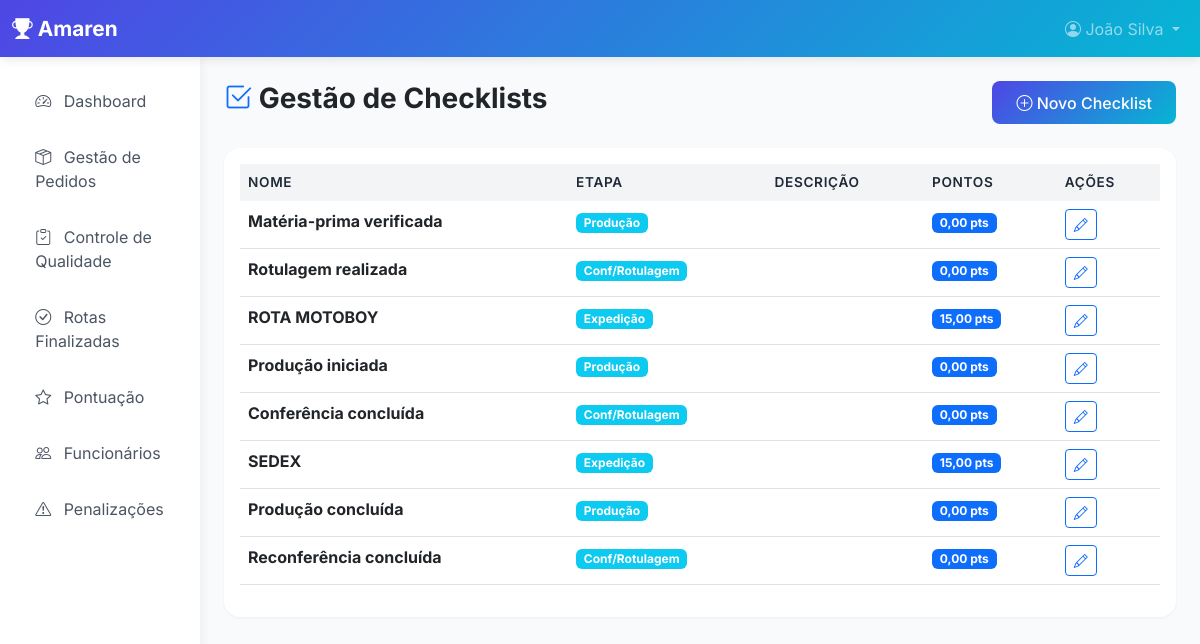
Page /workflow/checklists/ (signed in) on the committed database.
### core/models.py (models this page shows, shortened)
class Checklist(models.Model):
    etapa = models.ForeignKey(Etapa, on_delete=models.CASCADE, related_name='checklists')
    nome = models.CharField(max_length=200)
    descricao = models.TextField(blank=True)
    pontos_do_check = models.DecimalField(max_digits=10, decimal_places=2)
    obrigatorio = models.BooleanField(default=True)
    ativo = models.BooleanField(default=True)
    ordem = models.IntegerField(default=0)
    criado_em = models.DateTimeField(auto_now_add=True)
    class Meta:
        ordering = ['ordem', 'id']
        verbose_name = 'Checklist'
        verbose_name_plural = 'Checklists'

class Etapa(models.Model):
    nome = models.CharField(max_length=200)
    sequencia = models.IntegerField()
    ativa = models.BooleanField(default=True)
    se_gera_pontos = models.BooleanField(default=True)
    se_possui_checklists = models.BooleanField(default=False)
    se_possui_calculo_por_quantidade = models.BooleanField(default=False)
    pontos_fixos_etapa = models.DecimalField(
        max_digits=10,
        decimal_places=2,
        default=0,
        help_text='Pontos adicionados ao concluir a etapa (além dos checklists, se houver)'
    )
    criado_em = models.DateTimeField(auto_now_add=True)
    atualizado_em = models.DateTimeField(auto_now=True)
    class Meta:
        ordering = ['sequencia']
        verbose_name = 'Etapa'
        verbose_name_plural = 'Etapas'

### workflow/views.py (the view)
# urls.py: path('checklists/', views.lista_checklists, name='checklists'),
@login_required
def lista_checklists(request):
    if not check_admin_permission(request.user):
        messages.error(request, 'Acesso negado.')
        return redirect('dashboard:home')
    checklists = Checklist.objects.all().select_related('etapa')
    context = {
        'checklists': checklists,
    }
    return render(request, 'workflow/checklists.html', context)

### workflow/views.py (called while the page is built)
def check_admin_permission(user):
    return (user.groups.filter(name__in=['Superadmin', 'Gerente']).exists() or user.is_superuser)

### templates/workflow/checklists.html (shortened to what this page needs)
{% extends 'base.html' %}
{% block sidebar %}
{% include "includes/sidebar_gerente_admin.html" %}
{% endblock %}
{% block content %}
<div class="d-flex justify-content-between align-items-center mb-4">
    <h1 class="h3 fw-bold"><i class="bi bi-check2-square text-primary"></i> Gestão de Checklists</h1>
    <a href="/admin/core/checklist/add/" class="btn btn-primary">
        <i class="bi bi-plus-circle"></i> Novo Checklist
    </a>
</div>
<div class="card">
    <div class="card-body">
        <div class="table-responsive">
            <table class="table table-hover">
                <thead>
                    <tr>
                        <th>Nome</th>
                        <th>Etapa</th>
                        <th>Descrição</th>
                        <th>Pontos</th>
                        <th>Ações</th>
                    </tr>
                </thead>
                <tbody>
                    {% for checklist in checklists %}
                    <tr>
                        <td><strong>{{ checklist.nome }}</strong></td>
                        <td>
                            {% if checklist.etapa %}
                            <span class="badge bg-info">{{ checklist.etapa.nome }}</span>
                            {% else %}
                            <span class="badge bg-secondary">Sem etapa</span>
                            {% endif %}
                        </td>
                        <td>{{ checklist.descricao|truncatewords:20 }}</td>
                        <td><span class="badge bg-primary">{{ checklist.pontos_do_check }} pts</span></td>
                        <td>
                            <a href="/admin/core/checklist/{{ checklist.id }}/change/" class="btn btn-sm btn-outline-primary">
                                <i class="bi bi-pencil"></i>
                            </a>
                        </td>
                    </tr>
                    {% empty %}
                    <tr>
                        <td colspan="5" class="text-center text-muted">Nenhum checklist cadastrado</td>
                    </tr>
                    {% endfor %}
                </tbody>
            </table>
        </div>
    </div>
</div>
{% endblock %}

### templates/base.html (shortened to what this page needs)
<!DOCTYPE html>
<html lang="pt-BR">
<head>
    <link href="https://cdn.jsdelivr.net/npm/bootstrap@5.3.0/dist/css/bootstrap.min.css" rel="stylesheet">
    <link rel="stylesheet" href="https://cdn.jsdelivr.net/npm/bootstrap-icons@1.11.0/font/bootstrap-icons.css">
</head>
<body>
    {% if user.is_authenticated %}
    <nav class="navbar navbar-expand-lg navbar-dark">
        <div class="container-fluid">
            <a class="navbar-brand" href="{% url 'index' %}">
                <i class="bi bi-trophy-fill"></i> Amaren
            </a>
            <div class="collapse navbar-collapse" id="navbarNav">
                <ul class="navbar-nav ms-auto">
                    <li class="nav-item dropdown">
                        <a class="nav-link dropdown-toggle" href="#" id="userDropdown" role="button" data-bs-toggle="dropdown">
                            <i class="bi bi-person-circle"></i> {{ user.get_full_name|default:user.username }}
                        </a>
                    </li>
                </ul>
            </div>
        </div>
    </nav>
    <div class="container-fluid">
        <div class="row">
            <nav class="col-md-2 d-md-block sidebar p-3">
                <div class="position-sticky">
                    {% block sidebar %}{% endblock %}
                </div>
            </nav>
            <main class="col-md-10 ms-sm-auto px-md-4 py-4">
                {% block content %}{% endblock %}
            </main>
        </div>
    </div>
    {% else %}
    {% block login_content %}{% endblock %}
    {% endif %}
</body>
</html>

### templates/base.html (style rules this page uses)
:root { --primary-color: #4f46e5; --secondary-color: #06b6d4; --success-color: #10b981; --warning-color: #f59e0b; --danger-color: #ef4444; --dark-color: #1f2937; --light-color: #f3f4f6; }
body { font-family: 'Inter', sans-serif; background-color: #f9fafb; }
.navbar { background: linear-gradient(135deg, var(--primary-color) 0%, var(--secondary-color) 100%); box-shadow: 0 2px 10px rgba(0,0,0,0.1); }
.navbar-brand { font-weight: 700; font-size: 1.3rem; }
.sidebar { min-height: calc(100vh - 56px); background-color: white; box-shadow: 2px 0 10px rgba(0,0,0,0.05); }
.card { border: none; border-radius: 1rem; box-shadow: 0 1px 3px rgba(0,0,0,0.05); transition: transform 0.2s, box-shadow 0.2s; }
.btn-primary { background: linear-gradient(135deg, var(--primary-color) 0%, var(--secondary-color) 100%); border: none; padding: 0.6rem 1.5rem; border-radius: 0.5rem; font-weight: 500; }
.table thead th { background-color: var(--light-color); color: var(--dark-color); font-weight: 600; border: none; text-transform: uppercase; font-size: 0.85rem; letter-spacing: 0.05em; }
.table tbody tr { transition: background-color 0.2s; }

### rows in the picture
Checklist: nome "Matéria-prima verificada", etapa.nome "Produção", pontos_do_check "0,00"
Checklist: nome "Rotulagem realizada", etapa.nome "Conf/Rotulagem", pontos_do_check "0,00"
Checklist: nome "ROTA MOTOBOY", etapa.nome "Expedição", pontos_do_check "15,00"
Checklist: nome "Produção iniciada", etapa.nome "Produção", pontos_do_check "0,00"
Checklist: nome "Conferência concluída", etapa.nome "Conf/Rotulagem", pontos_do_check "0,00"
Checklist: nome "SEDEX", etapa.nome "Expedição", pontos_do_check "15,00"
Checklist: nome "Produção concluída", etapa.nome "Produção", pontos_do_check "0,00"
Checklist: nome "Reconferência concluída", etapa.nome "Conf/Rotulagem", pontos_do_check "0,00"

### other values in the picture
{{ user.get_full_name|default:user.username }} "João Silva"
